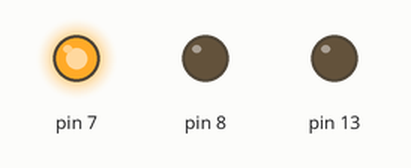
A sketch run on a simulated Arduino Uno, built with avr-gcc and run on an emulated ATmega328P. Parts: output pins drawn as LEDs (lit = HIGH).

Above: at 0.1 s.
At 1.1 s:
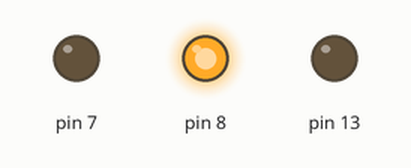
At 8.1 s:
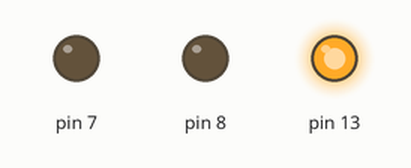
At 19.1 s:
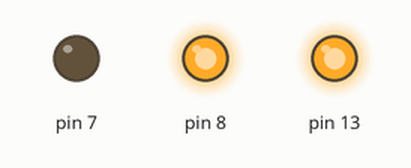
At 39.1 s:
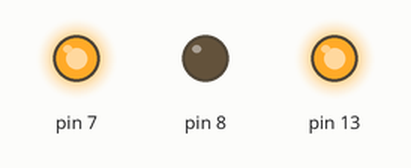
Timing chart, 0 to 40.0 s (numbered marks = the images above):
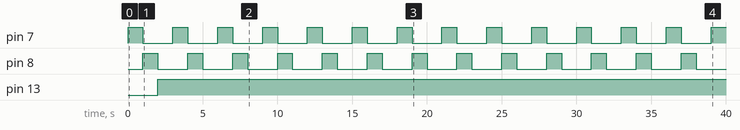

The sketch:

TraficLights.ino.ino
```cpp
void setup() {
  // put your setup code here, to run once:
pinMode(7, OUTPUT);
pinMode(8, OUTPUT);
pinMode(13, OUTPUT);
}

void loop() {
  // put your main code here, to run repeatedly:
digitalWrite(7, HIGH);
delay(1000);

digitalWrite(8, HIGH);
digitalWrite(7, LOW);
delay(1000);

digitalWrite(13, HIGH);
digitalWrite(7, LOW);
digitalWrite(8, LOW);
delay(1000);
}
```

Measured:
- by itself, pin 7, pin 8: alternates HIGH for 1.0 s and LOW for 2.0 s
- by itself, pin 13: LOW → HIGH at 2.0 s
